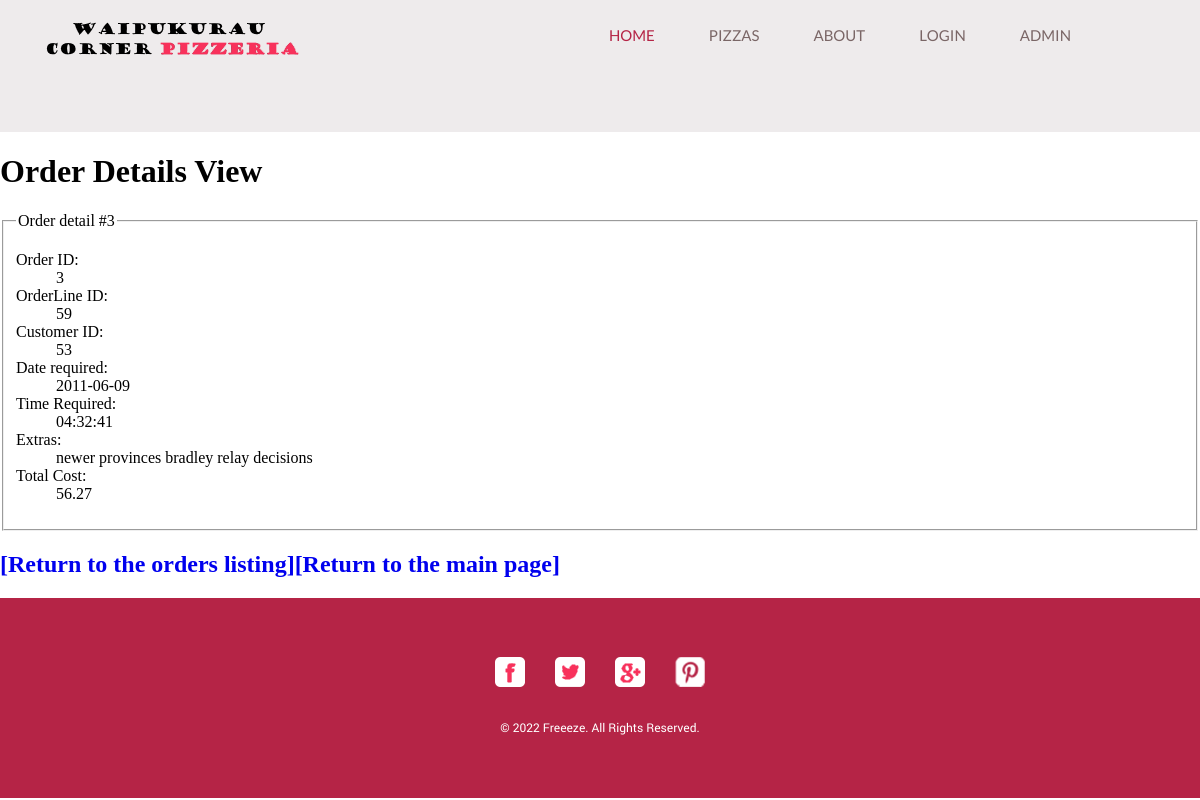
The app's page /vieworder.php?id=3 with its own data.
### tables this page shows
CREATE TABLE IF NOT EXISTS orders (
  orderID INT UNSIGNED NOT NULL AUTO_INCREMENT,
  orderLineID INT UNSIGNED NOT NULL,
  customerID INT NOT NULL,
  orderDate DATE NOT NULL,
  orderTime TIME NOT NULL,
  extras TEXT NULL,
  totalCost FLOAT(32) NOT NULL,
  PRIMARY KEY (orderID)
) AUTO_INCREMENT=1;

### vieworder.php (the view, shortened to what this page needs)
<?php
include "header.php";
include "menu.php";
$DBC = mysqli_connect(DBHOST, DBUSER, DBPASSWORD, DBDATABASE);
?>
<h1>Order Details View</h1>
<?php
$id = $_GET['id'];
$query = 'SELECT * FROM orders WHERE orderID=' . $id;
$result = mysqli_query($DBC, $query);
$rowcount = mysqli_num_rows($result);
if ($rowcount > 0) {
    echo "<fieldset><legend>Order detail #$id</legend><dl>";
    $row = mysqli_fetch_assoc($result);
    echo "<dt>Order ID:</dt><dd>" . $row['orderID'] . "</dd>" . PHP_EOL;
    echo "<dt>OrderLine ID:</dt><dd>" . $row['orderLineID'] . "</dd>" . PHP_EOL;
    echo "<dt>Customer ID:</dt><dd>" . $row['customerID'] . "</dd>" . PHP_EOL;
    echo "<dt>Date required:</dt><dd>" . $row['orderDate'] . "</dd>" . PHP_EOL;
    echo "<dt>Time Required:</dt><dd>" . $row['orderTime'] . "</dd>" . PHP_EOL;
    echo "<dt>Extras:</dt><dd>" . $row['extras'] . "</dd>" . PHP_EOL;
    echo "<dt>Total Cost:</dt><dd>" . $row['totalCost'] . "</dd>" . PHP_EOL;
    echo '</dl></fieldset>' . PHP_EOL;
} else echo "<h2>No Food Item found!</h2>";
?>
<h2><a href='listorders.php'>[Return to the orders listing]</a><a href='/AS2_5029791/'>[Return to the main page]</a></h2>
<?php
include "footer.php";
?>

### css/style.css (style rules this page uses)
body { margin: 0; padding: 0; position: relative; width: auto; }
a { text-decoration: none; outline: none; }

### records on screen
orders: orderID "3", orderLineID "59", customerID "53", orderDate "2011-06-09", orderTime "04:32:41", extras "newer provinces bradley relay decisions", totalCost "56.27"

### other values on screen
$id "3"
